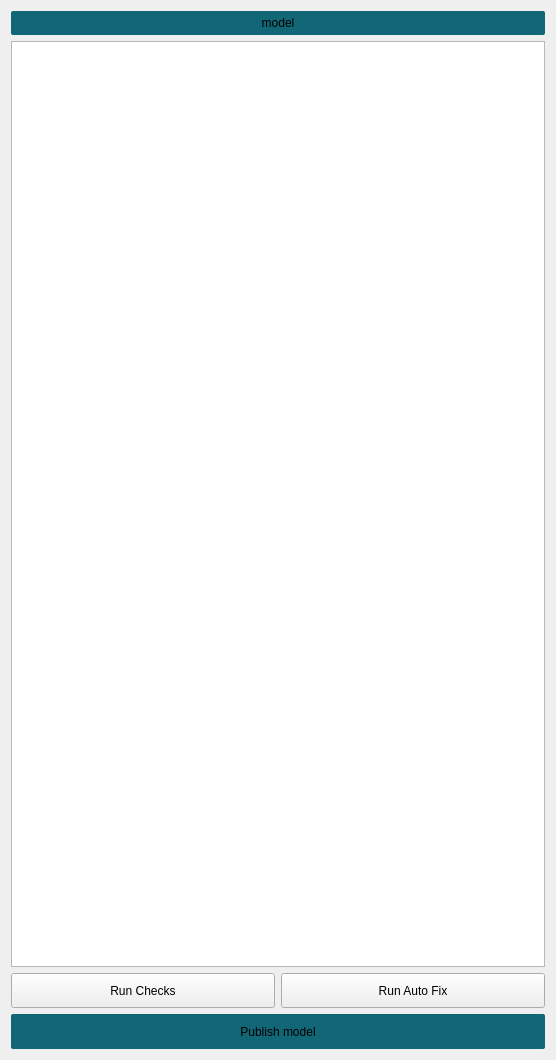
<?xml version="1.0" encoding="UTF-8"?>
<ui version="4.0">
 <class>assetCheckUI</class>
 <widget class="QWidget" name="assetCheckUI">
  <property name="geometry">
   <rect>
    <x>0</x>
    <y>0</y>
    <width>556</width>
    <height>1060</height>
   </rect>
  </property>
  <property name="windowTitle">
   <string>Asset Checker V1.0</string>
  </property>
  <layout class="QGridLayout" name="gridLayout">
   <item row="1" column="0" colspan="2">
    <widget class="QTreeWidget" name="checkTree">
     <property name="enabled">
      <bool>true</bool>
     </property>
     <property name="uniformRowHeights">
      <bool>true</bool>
     </property>
     <property name="allColumnsShowFocus">
      <bool>true</bool>
     </property>
     <property name="headerHidden">
      <bool>true</bool>
     </property>
     <property name="columnCount">
      <number>3</number>
     </property>
     <attribute name="headerDefaultSectionSize">
      <number>60</number>
     </attribute>
     <attribute name="headerMinimumSectionSize">
      <number>60</number>
     </attribute>
     <attribute name="headerStretchLastSection">
      <bool>false</bool>
     </attribute>
     <column>
      <property name="text">
       <string notr="true">1</string>
      </property>
     </column>
     <column>
      <property name="text">
       <string notr="true">2</string>
      </property>
     </column>
     <column>
      <property name="text">
       <string notr="true">3</string>
      </property>
     </column>
    </widget>
   </item>
   <item row="3" column="0" colspan="2">
    <widget class="QPushButton" name="ExportBtn">
     <property name="enabled">
      <bool>true</bool>
     </property>
     <property name="minimumSize">
      <size>
       <width>0</width>
       <height>35</height>
      </size>
     </property>
     <property name="styleSheet">
      <string notr="true">QPushButton{ 
background-color: qlineargradient(spread:pad, x1:0, y1:1, x2:0, y2:0, stop:1 #116776, stop:0 #116776);
padding: 5px;
border-radius: 2px;
}

QPushButton:hover
{
background-color: #1d8ba3;
border-radius: 2px;
}

QPushButton:pressed
{
background-color: #1d1d1d;
border-radius: 2px;
}

QPushButton:disabled
{
background-color: #4b4b4b;
border-radius: 2px;
}</string>
     </property>
     <property name="text">
      <string>Publish model</string>
     </property>
    </widget>
   </item>
   <item row="2" column="1">
    <widget class="QPushButton" name="fixBtn">
     <property name="minimumSize">
      <size>
       <width>0</width>
       <height>35</height>
      </size>
     </property>
     <property name="text">
      <string>Run Auto Fix</string>
     </property>
    </widget>
   </item>
   <item row="2" column="0">
    <widget class="QPushButton" name="checkBtn">
     <property name="minimumSize">
      <size>
       <width>0</width>
       <height>35</height>
      </size>
     </property>
     <property name="text">
      <string>Run Checks</string>
     </property>
    </widget>
   </item>
   <item row="0" column="0" colspan="2">
    <widget class="QPushButton" name="checkTypeBtn">
     <property name="minimumSize">
      <size>
       <width>0</width>
       <height>0</height>
      </size>
     </property>
     <property name="contextMenuPolicy">
      <enum>Qt::ActionsContextMenu</enum>
     </property>
     <property name="styleSheet">
      <string notr="true">QPushButton{ 
background-color: qlineargradient(spread:pad, x1:0, y1:1, x2:0, y2:0, stop:1 #116776, stop:0 #116776);
padding: 5px;
border-radius: 2px;
}

QPushButton:hover
{
background-color: #1d8ba3;
border-radius: 2px;
}

QPushButton:pressed
{
background-color: #1d1d1d;
border-radius: 2px;
}

QPushButton:disabled
{
background-color: #4b4b4b;
border-radius: 2px;
}</string>
     </property>
     <property name="text">
      <string>model</string>
     </property>
    </widget>
   </item>
  </layout>
 </widget>
 <resources/>
 <connections/>
</ui>
